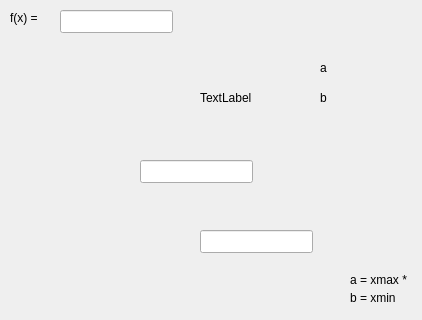
<?xml version="1.0" encoding="UTF-8"?>
<ui version="4.0">
 <class>MainWindow</class>
 <widget class="QMainWindow" name="MainWindow">
  <property name="geometry">
   <rect>
    <x>0</x>
    <y>0</y>
    <width>422</width>
    <height>320</height>
   </rect>
  </property>
  <property name="windowTitle">
   <string>MainWindow</string>
  </property>
  <widget class="QWidget" name="centralWidget">
   <widget class="QLabel" name="label">
    <property name="geometry">
     <rect>
      <x>200</x>
      <y>90</y>
      <width>59</width>
      <height>15</height>
     </rect>
    </property>
    <property name="text">
     <string>TextLabel</string>
    </property>
   </widget>
   <widget class="QLineEdit" name="s">
    <property name="geometry">
     <rect>
      <x>60</x>
      <y>10</y>
      <width>113</width>
      <height>23</height>
     </rect>
    </property>
   </widget>
   <widget class="QLineEdit" name="a">
    <property name="geometry">
     <rect>
      <x>140</x>
      <y>160</y>
      <width>113</width>
      <height>23</height>
     </rect>
    </property>
   </widget>
   <widget class="QLineEdit" name="b">
    <property name="geometry">
     <rect>
      <x>200</x>
      <y>230</y>
      <width>113</width>
      <height>23</height>
     </rect>
    </property>
   </widget>
   <widget class="QLabel" name="fx">
    <property name="geometry">
     <rect>
      <x>10</x>
      <y>10</y>
      <width>59</width>
      <height>15</height>
     </rect>
    </property>
    <property name="text">
     <string>f(x) =</string>
    </property>
   </widget>
   <widget class="QLabel" name="al">
    <property name="geometry">
     <rect>
      <x>320</x>
      <y>60</y>
      <width>59</width>
      <height>15</height>
     </rect>
    </property>
    <property name="text">
     <string>a</string>
    </property>
   </widget>
   <widget class="QLabel" name="bl">
    <property name="geometry">
     <rect>
      <x>320</x>
      <y>90</y>
      <width>59</width>
      <height>15</height>
     </rect>
    </property>
    <property name="text">
     <string>b</string>
    </property>
   </widget>
   <widget class="QLabel" name="ai">
    <property name="geometry">
     <rect>
      <x>350</x>
      <y>270</y>
      <width>71</width>
      <height>20</height>
     </rect>
    </property>
    <property name="text">
     <string>a = xmax *</string>
    </property>
   </widget>
   <widget class="QLabel" name="bi">
    <property name="geometry">
     <rect>
      <x>350</x>
      <y>290</y>
      <width>59</width>
      <height>15</height>
     </rect>
    </property>
    <property name="text">
     <string>b = xmin</string>
    </property>
   </widget>
  </widget>
 </widget>
 <layoutdefault spacing="6" margin="11"/>
 <resources/>
 <connections/>
</ui>
